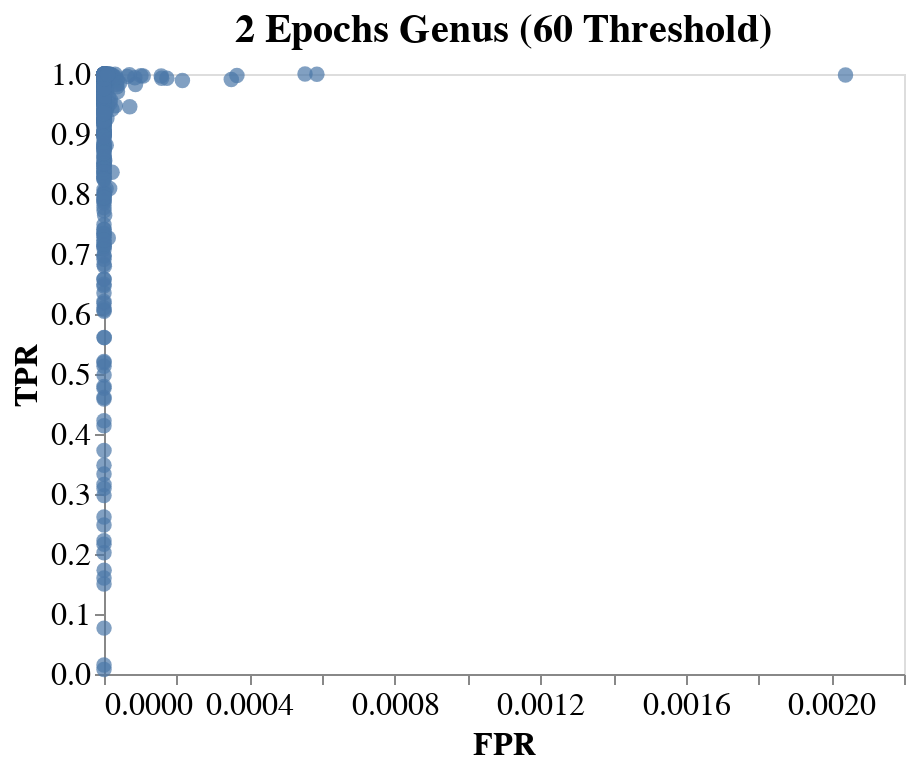

Here is the notebook cell this chart was saved with:
### Code cell
#sns.scatterplot(data=list_for_metrics, x="FPR", y="TPR", palette="deep")
alt.Chart(list_for_metrics).mark_circle(size=60).encode(
    x='FPR',
    y='TPR',
    #color='Origin',
    #tooltip=['Name', 'Origin', 'Horsepower', 'Miles_per_Gallon']
).configure_axis(
    grid=False, labelFontSize=16,
    titleFontSize=16).properties(
    title='2 Epochs Genus (60 Threshold)').configure_title(
    fontSize=20,
)

### Figure 1 — Vega-Lite specification as saved in the notebook (floating-point values rounded to 4 significant figures; data arrays with more than 128 entries replaced by an {"elided": "..."} marker saying what was removed)
{"config": {"view": {"continuousWidth": 400, "continuousHeight": 300}, "axis": {"grid": false, "labelFontSize": 16, "titleFontSize": 16}, "title": {"fontSize": 20}}, "data": {"name": "data-ac09e28dbac807d850dc023b68da4adb"}, "mark": {"type": "circle", "size": 60}, "encoding": {"x": {"field": "FPR", "type": "quantitative"}, "y": {"field": "TPR", "type": "quantitative"}}, "title": "2 Epochs Genus (60 Threshold)", "$schema": "https://vega.github.io/schema/vega-lite/v4.17.0.json", "datasets": {"data-ac09e28dbac807d850dc023b68da4adb": {"elided": "515 records"}}}
